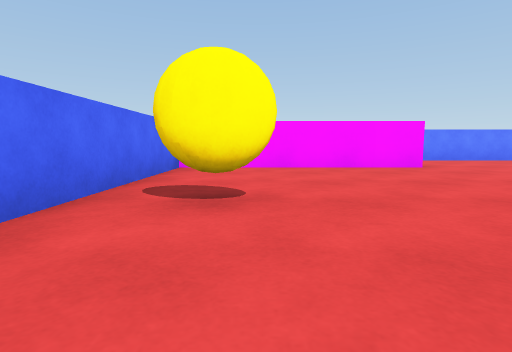
view 1 (above)

21 first-person views from a walk through a 3-D level made in the Unity game engine. The camera is 0.47 m above the floor, tilts 6° down and sees 80° across. The floor is counted in squares, 1 m on a side. Each view is taken from the middle of a square. On the plan, view 1 faces up. The plan holds only what a view shows up to about 9 squares ahead; the rest is blank. The player is left out.

view 2
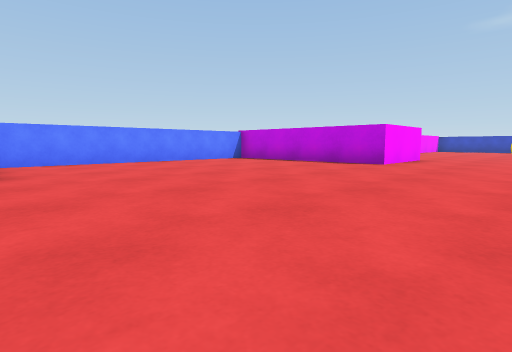

view 3
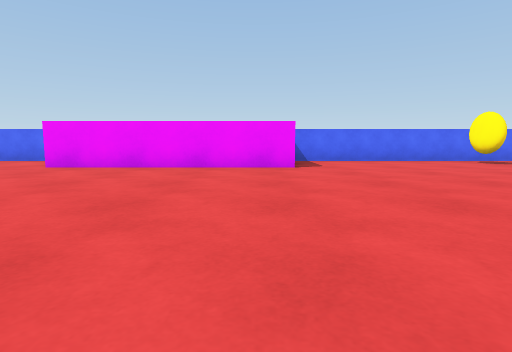

view 4
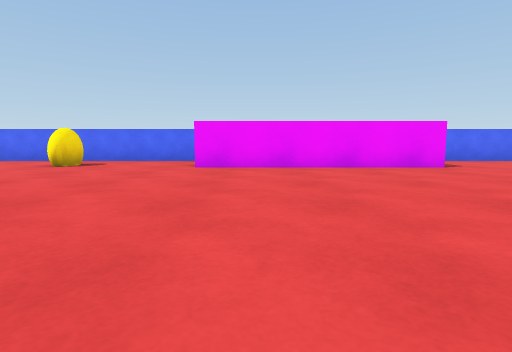

view 5
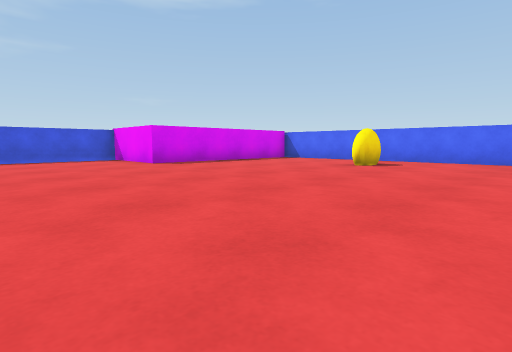

view 6
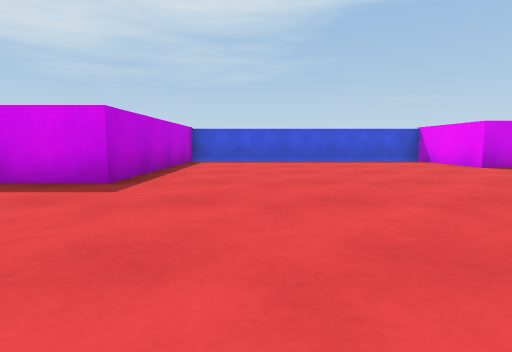

view 7
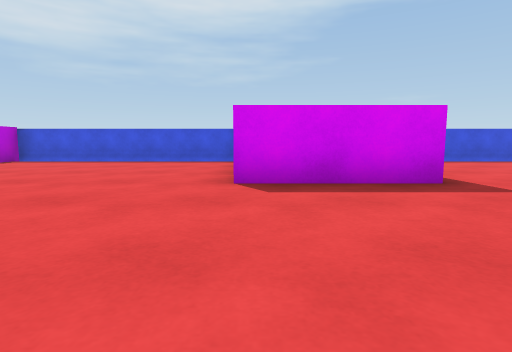

view 8
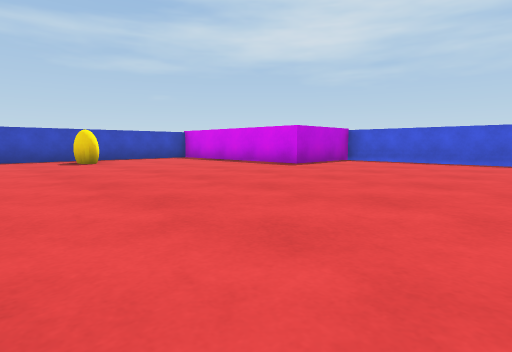

view 9
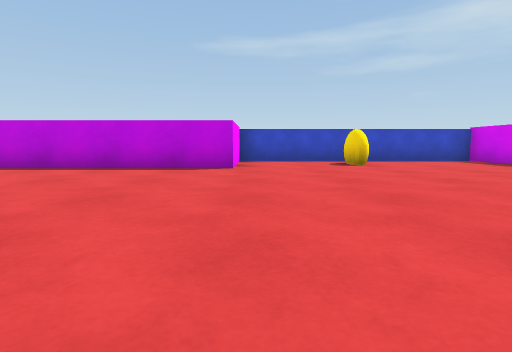

view 10
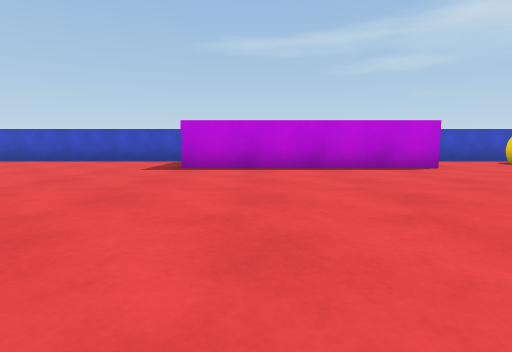

view 11
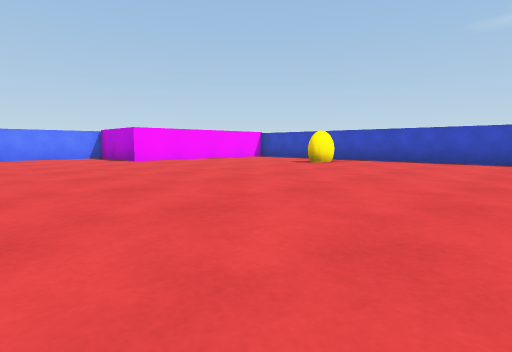

view 12
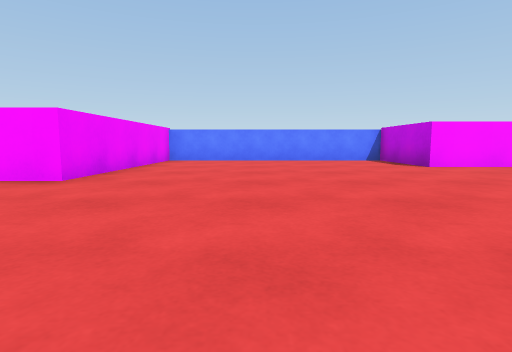

view 13
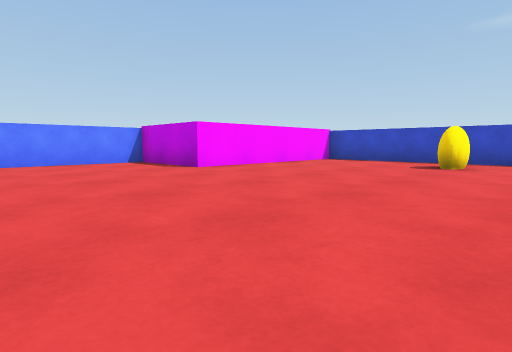

view 14
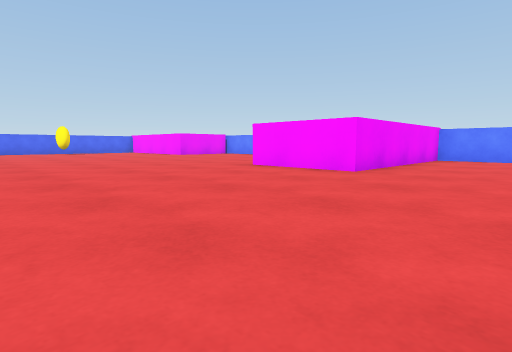

view 15
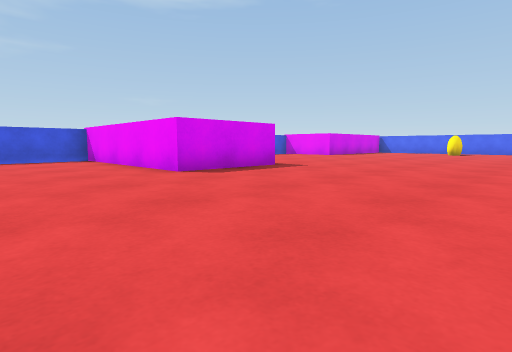

view 16
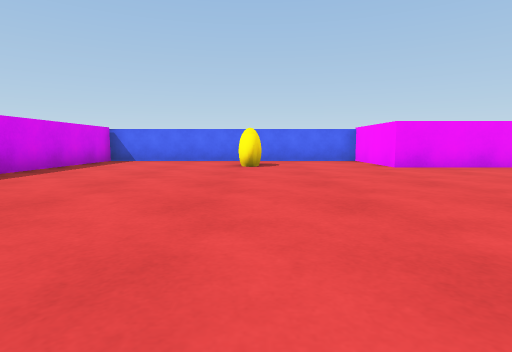

view 17
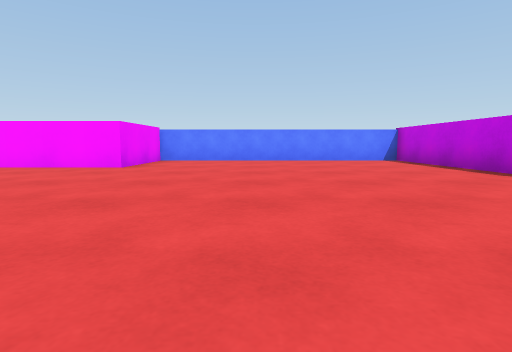

view 18
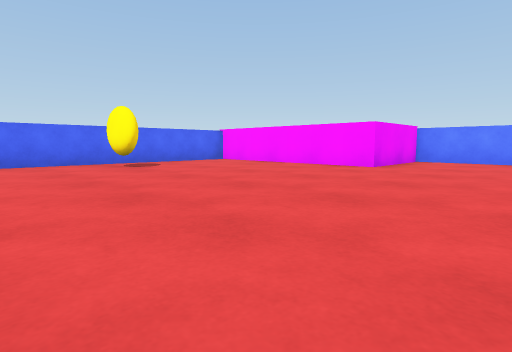

view 19
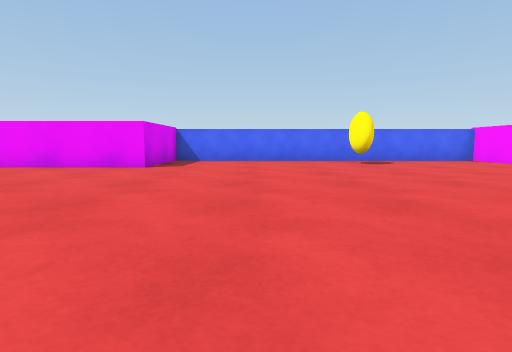

view 20
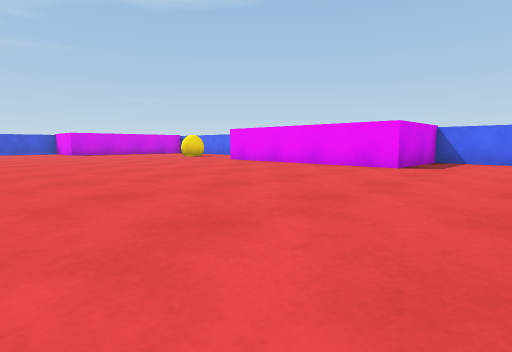

view 21
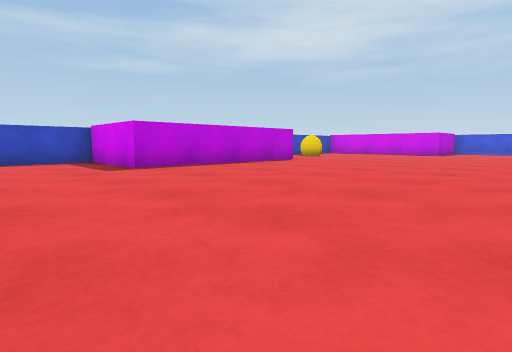

### Floor plan
Points are (right, up) in squares from view 1. A wall is a line through its corners. A room is listed if a view was taken in it or the views show most of it. See-through windows are left out.
Room 1 (views 1, 2, 3, 4, 5, 6, 7, 8, 9, 10, 11, 12, 13, 14, 15, 16, 17, 18, 19, 20, 21)
walls: (22.6, 6.1) (18.5, 6.1) (18.5, 8.7) (12.5, 8.7) (12.5, 3.9) (10, 3.9) (10, 8.7) (3.3, 8.7) (3.3, 6.1) (-1.5, 6.1) (-1.5, -2.2) (0.9, -2.2) (0.9, -7.2) (-1.5, -7.2) (-1.5, -14) (3.5, -14) (3.5, -16.4) (9.8, -16.4) (9.8, -11.6) (12.3, -11.6) (12.3, -16.4) (18.5, -16.4) (18.5, -14) (23.5, -14) (23.5, -7.6) (20.9, -7.6) (20.9, -2.6) (23.5, -2.6) (23.5, 5.4)
ways out: gap at (-1, 3)

Positions as (right, up) in squares from view 1, and headings:
1: (0, 0), facing up
2: (3, 1), facing up-right
3: (7, -3), facing left
4: (7, -6), facing left
5: (7, -7), facing down-left
6: (8, -8), facing down
7: (12, -8), facing down
8: (14, -8), facing down-right
9: (15, -8), facing right
10: (15, -4), facing right
11: (15, -2), facing up-right
12: (15, 0), facing up
13: (15, 1), facing up-right
14: (15, -1), facing up-left
15: (15, -7), facing down-left
16: (7, -10), facing left
17: (6, 0), facing up
18: (6, 0), facing up-left
19: (7, 0), facing left
20: (7, 0), facing down-left
21: (15, 0), facing down-right
